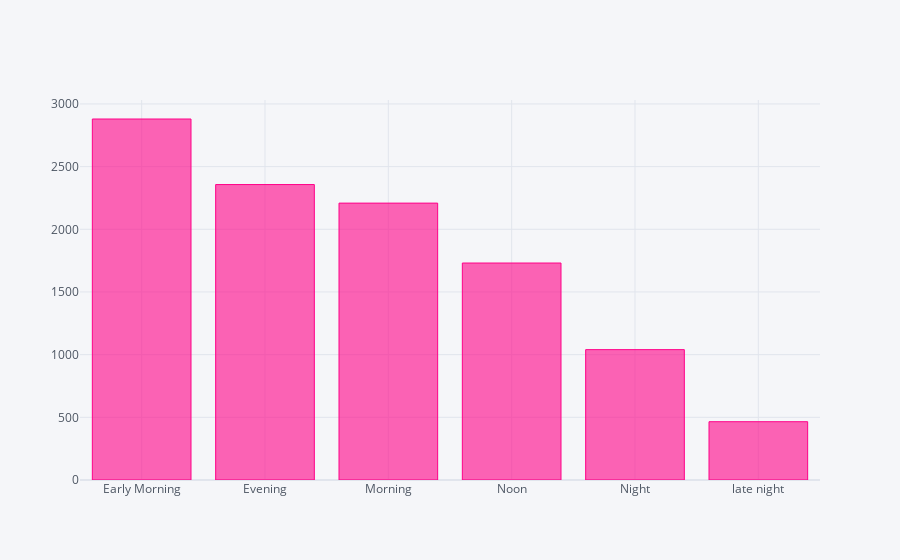

Here is the notebook cell this chart was saved with:
### Code cell
data['Dep_Time_hour'].apply(flight_dep_time).value_counts().iplot(kind="bar",color="pink")

### Figure 1 — Plotly figure (JSON) as saved in the notebook; plotly's stock layout.template omitted (floating-point values rounded to 4 significant figures)
{"data": [{"marker": {"color": "rgba(255, 0, 136, 0.6)", "line": {"color": "rgba(255, 0, 136, 1.0)", "width": 1}}, "name": "Dep_Time_hour", "orientation": "v", "text": "", "type": "bar", "x": ["Early Morning", "Evening", "Morning", "Noon", "Night", "late night"], "y": [2880, 2357, 2209, 1731, 1040, 465]}], "layout": {"legend": {"bgcolor": "#F5F6F9", "font": {"color": "#4D5663"}}, "paper_bgcolor": "#F5F6F9", "plot_bgcolor": "#F5F6F9", "title": {"font": {"color": "#4D5663"}}, "xaxis": {"gridcolor": "#E1E5ED", "showgrid": true, "tickfont": {"color": "#4D5663"}, "title": {"font": {"color": "#4D5663"}, "text": ""}, "zerolinecolor": "#E1E5ED"}, "yaxis": {"gridcolor": "#E1E5ED", "showgrid": true, "tickfont": {"color": "#4D5663"}, "title": {"font": {"color": "#4D5663"}, "text": ""}, "zerolinecolor": "#E1E5ED"}}}
